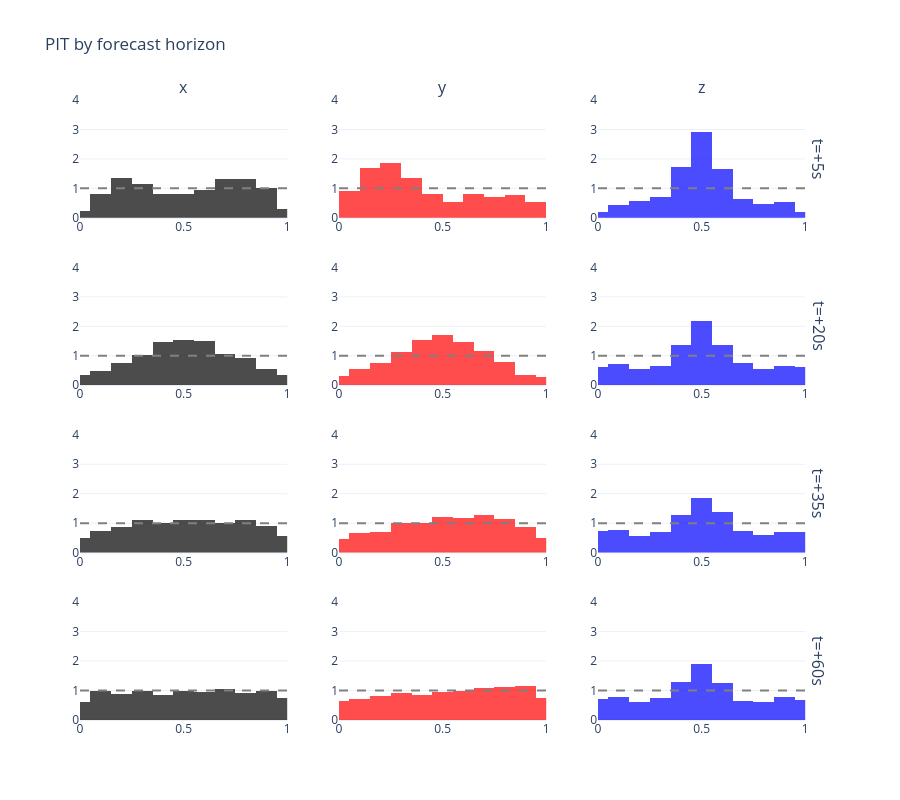

Notebook source saved alongside this figure:
### Markdown cell above
## PIT by horizon

Short-horizon predictions should be well-calibrated;
long-horizon ones are harder.

### Code cell
T = pits.shape[1]
horizons = [(0, "t=+5s"), (T//4, f"t=+{(T//4+1)*5}s"), (T//2, f"t=+{(T//2+1)*5}s"), (T-1, f"t=+{T*5}s")]

fig = make_subplots(rows=len(horizons), cols=3, horizontal_spacing=0.07, vertical_spacing=0.08,
                    row_titles=[h[1] for h in horizons],
                    column_titles=axis_names)

for ri, (tidx, tname) in enumerate(horizons):
    for d in range(3):
        u = pits[:, tidx, d]
        fig.add_trace(go.Histogram(
            x=u, nbinsx=15, histnorm="probability density",
            marker=dict(color=axis_colors[d]), opacity=0.7, showlegend=False,
        ), row=ri+1, col=d+1)
        fig.add_trace(go.Scatter(
            x=[0,1], y=[1,1], mode="lines",
            line=dict(dash="dash", color="gray"), showlegend=False,
        ), row=ri+1, col=d+1)
        fig.update_xaxes(range=[0,1], row=ri+1, col=d+1)
        fig.update_yaxes(range=[0,4], row=ri+1, col=d+1)

fig.update_layout(height=200*len(horizons), width=900, template="plotly_white",
                  title="PIT by forecast horizon")
fig.show()

### Figure 1 — Plotly figure (JSON) as saved in the notebook; plotly's stock layout.template omitted (floating-point values rounded to 4 significant figures; data arrays with more than 128 entries replaced by an {"elided": "..."} marker saying what was removed)
{"data": [{"histnorm": "probability density", "marker": {"color": "black"}, "nbinsx": 15, "opacity": 0.7, "showlegend": false, "type": "histogram", "x": {"elided": "2000 float values"}, "xaxis": "x", "yaxis": "y"}, {"line": {"color": "gray", "dash": "dash"}, "mode": "lines", "showlegend": false, "type": "scatter", "x": [0, 1], "xaxis": "x", "y": [1, 1], "yaxis": "y"}, {"histnorm": "probability density", "marker": {"color": "red"}, "nbinsx": 15, "opacity": 0.7, "showlegend": false, "type": "histogram", "x": {"elided": "2000 float values"}, "xaxis": "x2", "yaxis": "y2"}, {"line": {"color": "gray", "dash": "dash"}, "mode": "lines", "showlegend": false, "type": "scatter", "x": [0, 1], "xaxis": "x2", "y": [1, 1], "yaxis": "y2"}, {"histnorm": "probability density", "marker": {"color": "blue"}, "nbinsx": 15, "opacity": 0.7, "showlegend": false, "type": "histogram", "x": {"elided": "2000 float values"}, "xaxis": "x3", "yaxis": "y3"}, {"line": {"color": "gray", "dash": "dash"}, "mode": "lines", "showlegend": false, "type": "scatter", "x": [0, 1], "xaxis": "x3", "y": [1, 1], "yaxis": "y3"}, {"histnorm": "probability density", "marker": {"color": "black"}, "nbinsx": 15, "opacity": 0.7, "showlegend": false, "type": "histogram", "x": {"elided": "2000 float values"}, "xaxis": "x4", "yaxis": "y4"}, {"line": {"color": "gray", "dash": "dash"}, "mode": "lines", "showlegend": false, "type": "scatter", "x": [0, 1], "xaxis": "x4", "y": [1, 1], "yaxis": "y4"}, {"histnorm": "probability density", "marker": {"color": "red"}, "nbinsx": 15, "opacity": 0.7, "showlegend": false, "type": "histogram", "x": {"elided": "2000 float values"}, "xaxis": "x5", "yaxis": "y5"}, {"line": {"color": "gray", "dash": "dash"}, "mode": "lines", "showlegend": false, "type": "scatter", "x": [0, 1], "xaxis": "x5", "y": [1, 1], "yaxis": "y5"}, {"histnorm": "probability density", "marker": {"color": "blue"}, "nbinsx": 15, "opacity": 0.7, "showlegend": false, "type": "histogram", "x": {"elided": "2000 float values"}, "xaxis": "x6", "yaxis": "y6"}, {"line": {"color": "gray", "dash": "dash"}, "mode": "lines", "showlegend": false, "type": "scatter", "x": [0, 1], "xaxis": "x6", "y": [1, 1], "yaxis": "y6"}, {"histnorm": "probability density", "marker": {"color": "black"}, "nbinsx": 15, "opacity": 0.7, "showlegend": false, "type": "histogram", "x": {"elided": "2000 float values"}, "xaxis": "x7", "yaxis": "y7"}, {"line": {"color": "gray", "dash": "dash"}, "mode": "lines", "showlegend": false, "type": "scatter", "x": [0, 1], "xaxis": "x7", "y": [1, 1], "yaxis": "y7"}, {"histnorm": "probability density", "marker": {"color": "red"}, "nbinsx": 15, "opacity": 0.7, "showlegend": false, "type": "histogram", "x": {"elided": "2000 float values"}, "xaxis": "x8", "yaxis": "y8"}, {"line": {"color": "gray", "dash": "dash"}, "mode": "lines", "showlegend": false, "type": "scatter", "x": [0, 1], "xaxis": "x8", "y": [1, 1], "yaxis": "y8"}, {"histnorm": "probability density", "marker": {"color": "blue"}, "nbinsx": 15, "opacity": 0.7, "showlegend": false, "type": "histogram", "x": {"elided": "2000 float values"}, "xaxis": "x9", "yaxis": "y9"}, {"line": {"color": "gray", "dash": "dash"}, "mode": "lines", "showlegend": false, "type": "scatter", "x": [0, 1], "xaxis": "x9", "y": [1, 1], "yaxis": "y9"}, {"histnorm": "probability density", "marker": {"color": "black"}, "nbinsx": 15, "opacity": 0.7, "showlegend": false, "type": "histogram", "x": {"elided": "2000 float values"}, "xaxis": "x10", "yaxis": "y10"}, {"line": {"color": "gray", "dash": "dash"}, "mode": "lines", "showlegend": false, "type": "scatter", "x": [0, 1], "xaxis": "x10", "y": [1, 1], "yaxis": "y10"}, {"histnorm": "probability density", "marker": {"color": "red"}, "nbinsx": 15, "opacity": 0.7, "showlegend": false, "type": "histogram", "x": {"elided": "2000 float values"}, "xaxis": "x11", "yaxis": "y11"}, {"line": {"color": "gray", "dash": "dash"}, "mode": "lines", "showlegend": false, "type": "scatter", "x": [0, 1], "xaxis": "x11", "y": [1, 1], "yaxis": "y11"}, {"histnorm": "probability density", "marker": {"color": "blue"}, "nbinsx": 15, "opacity": 0.7, "showlegend": false, "type": "histogram", "x": {"elided": "2000 float values"}, "xaxis": "x12", "yaxis": "y12"}, {"line": {"color": "gray", "dash": "dash"}, "mode": "lines", "showlegend": false, "type": "scatter", "x": [0, 1], "xaxis": "x12", "y": [1, 1], "yaxis": "y12"}], "layout": {"annotations": [{"font": {"size": 16}, "showarrow": false, "text": "x", "x": 0.14, "xanchor": "center", "xref": "paper", "y": 1, "yanchor": "bottom", "yref": "paper"}, {"font": {"size": 16}, "showarrow": false, "text": "y", "x": 0.49, "xanchor": "center", "xref": "paper", "y": 1, "yanchor": "bottom", "yref": "paper"}, {"font": {"size": 16}, "showarrow": false, "text": "z", "x": 0.84, "xanchor": "center", "xref": "paper", "y": 1, "yanchor": "bottom", "yref": "paper"}, {"font": {"size": 16}, "showarrow": false, "text": "t=+5s", "textangle": 90, "x": 0.98, "xanchor": "left", "xref": "paper", "y": 0.905, "yanchor": "middle", "yref": "paper"}, {"font": {"size": 16}, "showarrow": false, "text": "t=+20s", "textangle": 90, "x": 0.98, "xanchor": "left", "xref": "paper", "y": 0.635, "yanchor": "middle", "yref": "paper"}, {"font": {"size": 16}, "showarrow": false, "text": "t=+35s", "textangle": 90, "x": 0.98, "xanchor": "left", "xref": "paper", "y": 0.365, "yanchor": "middle", "yref": "paper"}, {"font": {"size": 16}, "showarrow": false, "text": "t=+60s", "textangle": 90, "x": 0.98, "xanchor": "left", "xref": "paper", "y": 0.095, "yanchor": "middle", "yref": "paper"}], "height": 800, "title": {"text": "PIT by forecast horizon"}, "width": 900, "xaxis": {"anchor": "y", "domain": [0, 0.28], "range": [0, 1]}, "xaxis10": {"anchor": "y10", "domain": [0, 0.28], "range": [0, 1]}, "xaxis11": {"anchor": "y11", "domain": [0.35, 0.63], "range": [0, 1]}, "xaxis12": {"anchor": "y12", "domain": [0.7, 0.98], "range": [0, 1]}, "xaxis2": {"anchor": "y2", "domain": [0.35, 0.63], "range": [0, 1]}, "xaxis3": {"anchor": "y3", "domain": [0.7, 0.98], "range": [0, 1]}, "xaxis4": {"anchor": "y4", "domain": [0, 0.28], "range": [0, 1]}, "xaxis5": {"anchor": "y5", "domain": [0.35, 0.63], "range": [0, 1]}, "xaxis6": {"anchor": "y6", "domain": [0.7, 0.98], "range": [0, 1]}, "xaxis7": {"anchor": "y7", "domain": [0, 0.28], "range": [0, 1]}, "xaxis8": {"anchor": "y8", "domain": [0.35, 0.63], "range": [0, 1]}, "xaxis9": {"anchor": "y9", "domain": [0.7, 0.98], "range": [0, 1]}, "yaxis": {"anchor": "x", "domain": [0.81, 1], "range": [0, 4]}, "yaxis10": {"anchor": "x10", "domain": [0, 0.19], "range": [0, 4]}, "yaxis11": {"anchor": "x11", "domain": [0, 0.19], "range": [0, 4]}, "yaxis12": {"anchor": "x12", "domain": [0, 0.19], "range": [0, 4]}, "yaxis2": {"anchor": "x2", "domain": [0.81, 1], "range": [0, 4]}, "yaxis3": {"anchor": "x3", "domain": [0.81, 1], "range": [0, 4]}, "yaxis4": {"anchor": "x4", "domain": [0.54, 0.73], "range": [0, 4]}, "yaxis5": {"anchor": "x5", "domain": [0.54, 0.73], "range": [0, 4]}, "yaxis6": {"anchor": "x6", "domain": [0.54, 0.73], "range": [0, 4]}, "yaxis7": {"anchor": "x7", "domain": [0.27, 0.46], "range": [0, 4]}, "yaxis8": {"anchor": "x8", "domain": [0.27, 0.46], "range": [0, 4]}, "yaxis9": {"anchor": "x9", "domain": [0.27, 0.46], "range": [0, 4]}}}
